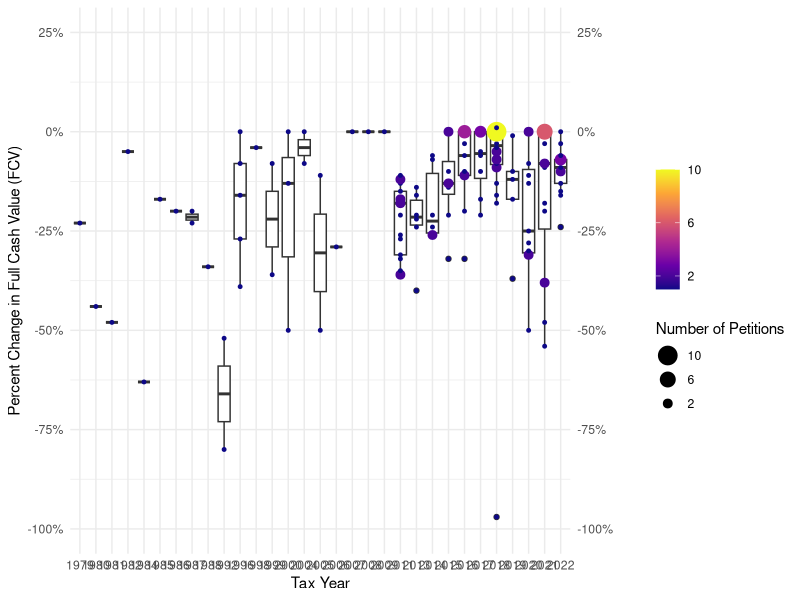
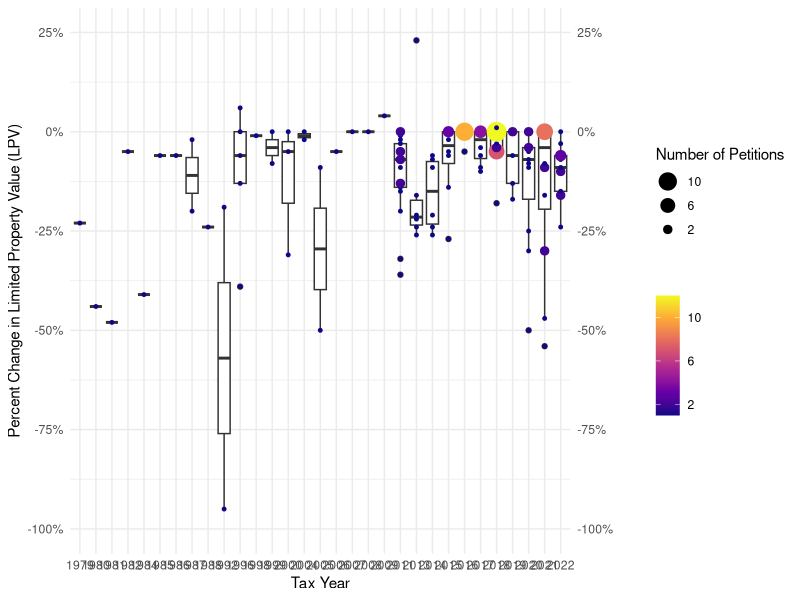

Source code (R) for these figures, in order:

library(tidyverse)
library(scales)
library(viridis)

# read data into tibble
petitions <- read_csv("Updated2/master_edited_5.2.25.csv")

# create identifier
petitions$ID <- 1:nrow(petitions)

# rename relevant columns
names(petitions)[2] <- 'include'
names(petitions)[3] <- 'tax_year'
names(petitions)[11] <- 'FCV_owner'
names(petitions)[12] <- 'LPV_owner'
names(petitions)[13] <- 'FCV_notice'
names(petitions)[14] <- 'LPV_notice'
names(petitions)[15] <- 'FCV_decision'
names(petitions)[16] <- 'LPV_decision'
names(petitions)[19] <- 'outcome'
names(petitions)[20] <- 'outcome_details'
names(petitions)[21] <- 'FCV_change'
names(petitions)[22] <- 'LPV_change'

petitions$tax_year = as.character(petitions$tax_year)
pet = subset(petitions,include == 1)

pet$FCV_change = as.numeric(pet$FCV_change)
pet$LPV_change = as.numeric(pet$LPV_change)

# plot of LPV changes across the years
p1a <- ggplot(pet, aes(x=tax_year, y=FCV_change)) + geom_boxplot() + theme_minimal()
p1a <- p1a + geom_point(stat = "sum", aes(color = after_stat(n),size=after_stat(n)))
p1a <- p1a + scale_color_viridis_c(name = "",breaks = c(2, 6, 10),option = "C",direction = 1)
p1a <- p1a + scale_size_continuous(name = "Number of Petitions",breaks = c(2,6,10),guide = guide_legend(reverse = TRUE))
p1a <- p1a + labs(x = "Tax Year", y = "Percent Change in Full Cash Value (FCV)")
p1a <- p1a + scale_y_continuous(labels = percent, sec.axis = dup_axis(name = ""),
             limits = c(-1,.25),breaks = seq(-1, .25, by = .25))

# plot of FCV changes across the years
p1b <- ggplot(pet, aes(x=tax_year, y=LPV_change)) + geom_boxplot() + theme_minimal()
p1b <- p1b + geom_point(stat = "sum", aes(color = after_stat(n)))
p1b <- p1b + scale_color_viridis_c(name = "",breaks = c(2, 6, 10),option = "C",direction = 1)
p1b <- p1b + scale_size_continuous(name = "Number of Petitions",breaks = c(2,6,10),guide = guide_legend(reverse = TRUE))
p1b <- p1b + labs(x = "Tax Year", y = "Percent Change in Limited Property Value (LPV)")
p1b <- p1b + scale_y_continuous(labels = percent, sec.axis = dup_axis(name = ""),
                                limits = c(-1,.25),breaks = seq(-1, .25, by = .25))

